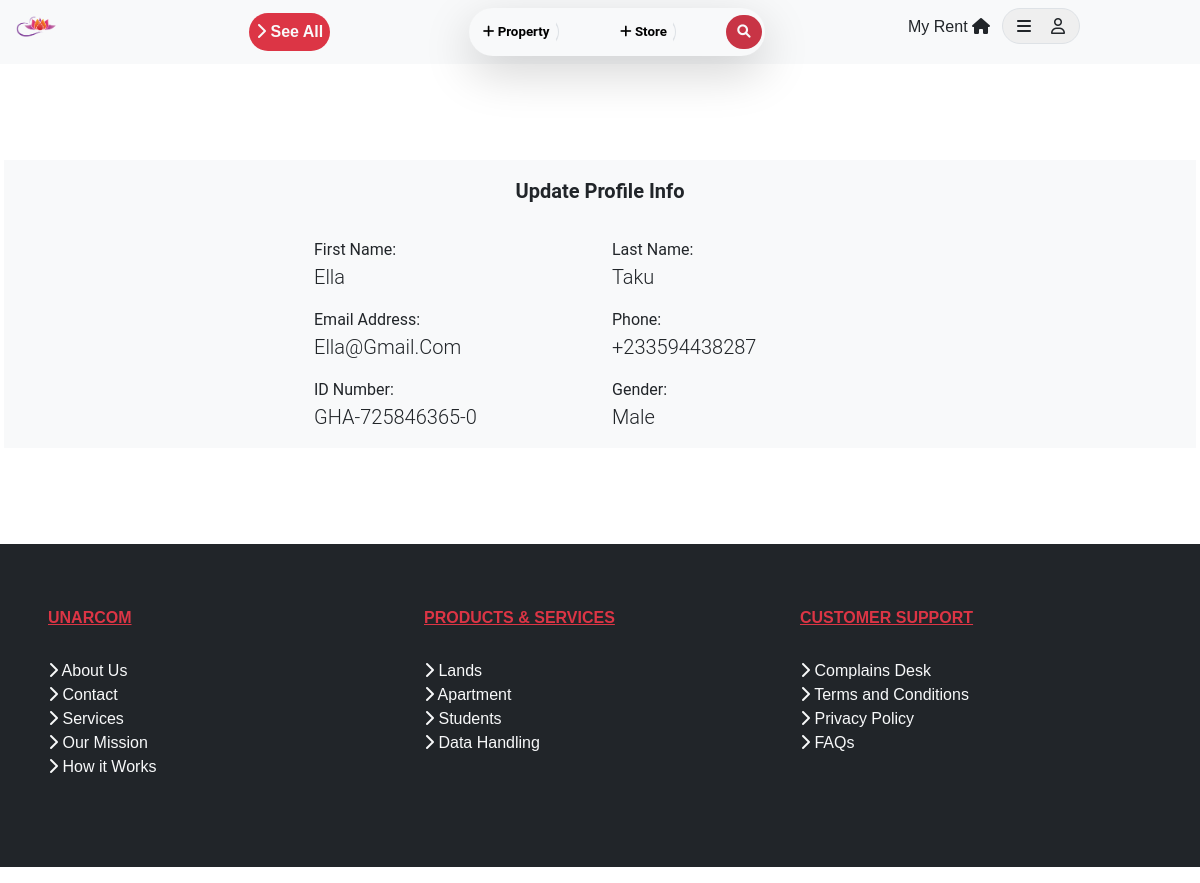
Page /users/profile/ (signed in) on the earlier database version.
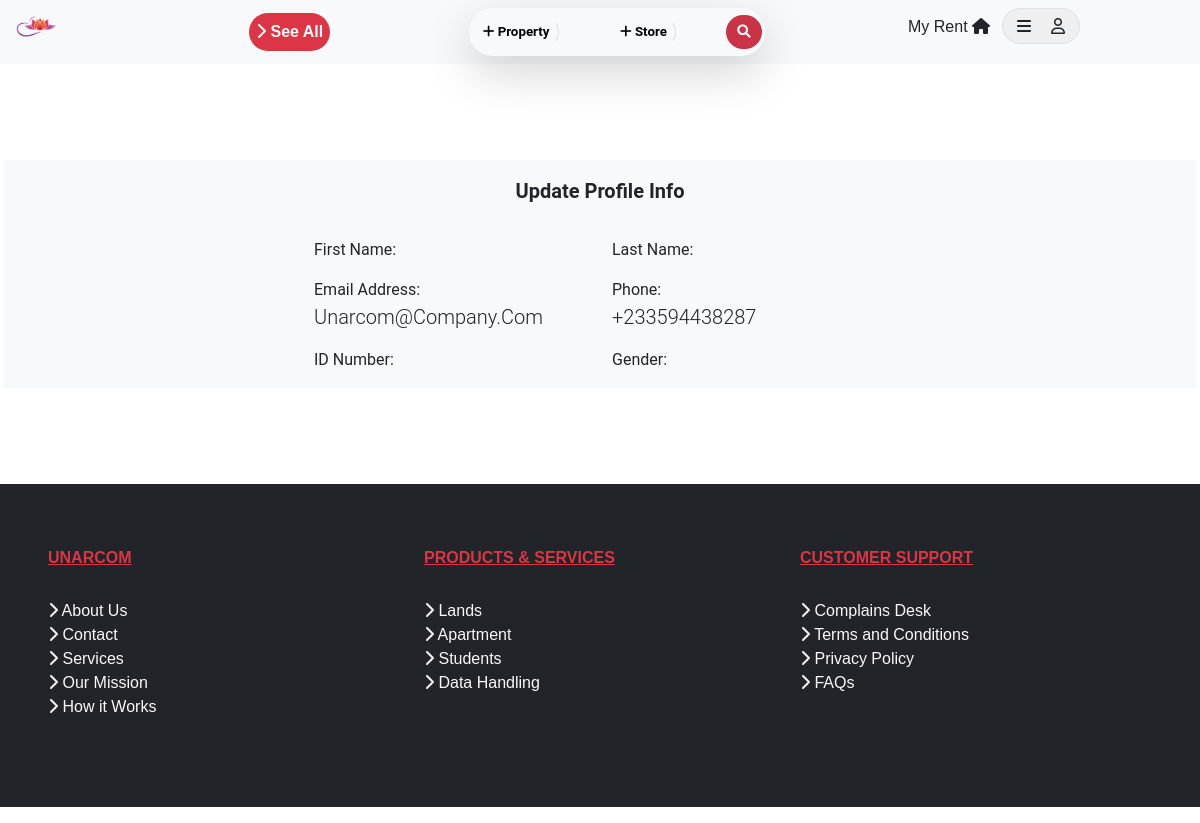
Same page on the later database version.
### users/models.py (models this page shows, shortened)
class RoomUser(AbstractBaseUser):
	email = models.EmailField(unique=True)
	first_name = models.CharField(max_length=100)
	last_name = models.CharField(max_length=100)
	ghana_card_number = models.CharField(max_length=50)
	telephone = PhoneNumberField()
	gender = models.CharField(max_length=10)
	is_staff = models.BooleanField(default=False)
	is_active = models.BooleanField(default=True)
	is_admin = models.BooleanField(default=False)
	date_joined = models.DateTimeField(default=timezone.now)
	USERNAME_FIELD = 'email'
	REQUIRED_FIELDS = 	['telephone']
	objects = CustomManager()
	@property
	def is_staff(self):
		return self.is_admin

### users/views.py (the view)
# urls.py: path('profile/', views.profile, name='profile'),
@login_required
def profile(request):
    return render(request, 'users/profile.html')

### users/templates/users/profile.html (shortened to what this page needs)
{% extends 'hostels/base.html' %}
{% load static %}
{% load crispy_forms_tags %}
{% block content %}
<section class="user">
    <div class="container5">
        <div class="row d-flex justify-content-center bg-light">
            <div class="col-sm-12 col-md-12 col-lg-6">
                <p class="lead text-center p-3 text-dark fw-bold">Update Profile Info</p>
                <div class="row">
                    <div class="col-sm-6 col-md-6 col-lg-6">
                        <label>First Name:</label><br>
                        <p class="lead text-capitalize text-dark">{{user.first_name}}</p>
                    </div>
                    <div class="col-sm-6 col-md-6 col-lg-6">
                        <label>Last Name:</label><br>
                        <p class="lead text-capitalize text-dark">{{user.last_name}}</p>
                    </div>
                    <div class="col-sm-6 col-md-6 col-lg-6">
                        <label>Email Address:</label><br>
                        <p class="lead text-capitalize text-dark">{{user.email}}</p>
                    </div>
                    <div class="col-sm-6 col-md-6 col-lg-6">
                        <label>Phone:</label><br>
                        <p class="lead text-capitalize text-dark">{{user.telephone}}</p>
                    </div>
                    <div class="col-sm-6 col-md-6 col-lg-6">
                        <label>ID Number:</label><br>
                        <p class="lead text-capitalize text-dark">{{user.ghana_card_number}}</p>
                    </div>
                    <div class="col-sm-6 col-md-6 col-lg-6">
                        <label>Gender:</label><br>
                        <p class="lead text-capitalize text-dark">{{user.gender}}</p>
                    </div>
                </div>
            </div>
        </div>
    </div>
</section>
{% endblock %}

### hostels/templates/hostels/base.html (shortened to what this page needs)
{% load static %}
<!DOCTYPE html>
<html lang="en">
  <head>
    <link
      rel="stylesheet"
      href="https://cdnjs.cloudflare.com/ajax/libs/font-awesome/6.0.0-beta3/css/all.min.css"
    />
    <link
      href="https://cdn.jsdelivr.net/npm/bootstrap@5.3.0-alpha3/dist/css/bootstrap.min.css"
      rel="stylesheet"
    />
    <link href="{% static 'hostels/css/animate.min.css' %}" rel="stylesheet" />
    <link href="{% static 'hostels/css/aos.css' %}" rel="stylesheet" />
    <link href="{% static 'hostels/css/style.css' %}" rel="stylesheet" />
  </head>
  <body>
    {% block navbar %}
    <section class="bg-light bg-onscroll fixed-top">
      <nav>
        <div class="container-fluid d-flex justify-content-between p-2 mx-1">
            <div class="col-md-1 d-none d-sm-block d-md-block">
            <a href="{% url 'home' %}" class="nav-brand"
              ><img
                src="{% static 'hostels/images/logo.png' %}"
                alt=""
                class="img-fluid"
            /></a>
          </div>
          <div class="d-flex align-items-center nav-border">
            <a
              href="{% url 'rooms' %}"
              class="nav-link text-light bg-danger fw-bold p-1 btn-border"
              role="button"
              ><i class="fa-solid fa-chevron-right"></i> See All</a
            >
          </div>
          <div
            class="col-md-5 col-lg-3 py-1 col-sm-12 d-flex justify-content-between bg-light shadow-lg nav-border"
          >
            <button
              class="btn btn-sm btn-light border-end fw-bolder btn-border"
            >
              <i class="fa-solid fa-plus"></i> Property
            </button>
            <button
              class="btn btn-sm btn-light border-end fw-bolder btn-border"
            >
              <i class="fa-solid fa-plus"></i> Store
            </button>
            <button class="btn btn-sm btn-pink btn-border" id="search">
              <i class="fa-solid fa-magnifying-glass text-light"></i>
            </button>
          </div>
          <div
            class="col-3 d-none d-lg-block d-sm-block d-flex justify-content-between"
          >
            <a href="{% url 'booking-details' %}" class="text-dark mx-2"
              >My Rent <span><i class="fa-solid fa-house"></i></span
            ></a>
            <button class="nav-border text-dark border btn-sm" id="account">
              <span
                ><i class="fa-solid fa-bars m-2"></i>
                <i class="fa-regular fa-user m-2"></i
              ></span>
            </button>
          </div>
        </div>
      </nav>
    </section>
    {% endblock navbar %}
    {% block content %} {% endblock %}
    {% block footer %}
    <footer class="pt-5">
      <div class="container-fluid bg-dark mt-5 mb-3 text-light p-5">
        <div class="row">
          <div class="col-md-4 pt-3 pb-3">
            <h6
              class="text-uppercase text-decoration-underline fw-bolder footer text-danger"
            >
              UNARCOM
            </h6>
            <u class="text-decoration-none px-4">
              <li>
                <a href="{% url 'about' %}" title="About" class="text-light"
                  ><i class="fa-solid fa-chevron-right"></i> About Us</a
                >
              </li>
              <li>
                <a href="{% url 'contact' %}" title="contact" class="text-light"
                  ><i class="fa-solid fa-chevron-right"></i> Contact</a
                >
              </li>
              <li>
                <a href="{% url 'services' %}" title="services" class="text-light"
                  ><i class="fa-solid fa-chevron-right"></i> Services</a
                >
              </li>
              <li>
                <a href="{% url 'mission' %}" title="our mission" class="text-light"
                  ><i class="fa-solid fa-chevron-right"></i> Our Mission</a
                >
              </li>
              <li>
                <a href="{% url 'howitworks' %}" title="how it works" class="text-light"
                  ><i class="fa-solid fa-chevron-right"></i> How it Works</a
                >
              </li>
            </u>
          </div>
          <div class="col-md-4 pt-3 pb-3">
            <h6
              class="text-uppercase text-decoration-underline fw-bolder footer text-danger"
            >
              Products &amp; Services
            </h6>
            <u class="text-decoration-none px-4">
              <li>
                <a href="{% url 'lands' %}" title="lands for sale" class="text-light"
                  ><i class="fa-solid fa-chevron-right"></i> Lands</a
                >
              </li>
              <li>
                <a href="{% url 'appartment' %}" title="apartments for rent & sale" class="text-light"
                  ><i class="fa-solid fa-chevron-right"></i> Apartment</a
                >
              </li>
              <li>
                <a href="{% url 'rooms' %}" title="students hostels" class="text-light"
                  ><i class="fa-solid fa-chevron-right"></i> Students</a
                >
              </li>
              <li>
                <a href="{% url 'data' %}" title="data handling" class="text-light"
                  ><i class="fa-solid fa-chevron-right"></i> Data Handling</a
                >
              </li>
            </u>
          </div>
          <div class="col-md-4 pt-3 pb-3">
            <h6
              class="text-uppercase text-decoration-underline fw-bolder footer text-danger"
            >
              Customer Support
            </h6>
            <u class="text-decoration-none px-4">
              <li>
                <a href="{% url 'complain' %}" title="complain" class="text-light"
                  ><i class="fa-solid fa-chevron-right"></i> Complains Desk</a
                >
              </li>
              <li>
                <a href="{% url 'terms_and_conditions' %}" title="terms & conditions" class="text-light"
                  ><i class="fa-solid fa-chevron-right"></i> Terms and Conditions</a
                >
              </li>
              <li>
                <a href="{% url 'privacy' %}" title="Privacy Policy" class="text-light"
                  ><i class="fa-solid fa-chevron-right"></i> Privacy Policy</a
                >
              </li>
              <li>
                <a href="{% url 'faqs' %}" title="Frequently asked questions" class="text-light"
                  ><i class="fa-solid fa-chevron-right"></i> FAQs</a
                >
              </li>
            </u>
          </div>
        </div>
      </div>
    </footer>
    {% endblock footer %}
  </body>
</html>

### hostels/static/hostels/css/style.css (style rules this page uses)
html { scroll-behavior: smooth; }
body, html, a { text-decoration: none; font-family: 'Roboto', sans-serif; list-style-type: none; }
h1, h2, h3, h4, h5, h6,.h7, a { color: #191970; font-family: 'Ubuntu', sans-serif; }
.nav-border button { font-size: smaller; }
nav img { width: 50px; }
.nav-border, .nav-border .btn-border { border: solid transparent; border-radius: 12rem; }
.btn-pink { background-color: #c83445; border: solid transparent; border-radius: 10%; }
.user { margin: 10em 1em 0em 1em; }

Differences in the rows shown:
changed RoomUser: email "Ella@gmail.com" → "Unarcom@company.com"; first_name "Ella" → (not shown); last_name "Taku" → (not shown); ghana_card_number "GHA-725846365-0" → (not shown); gender "Male" → (not shown)
